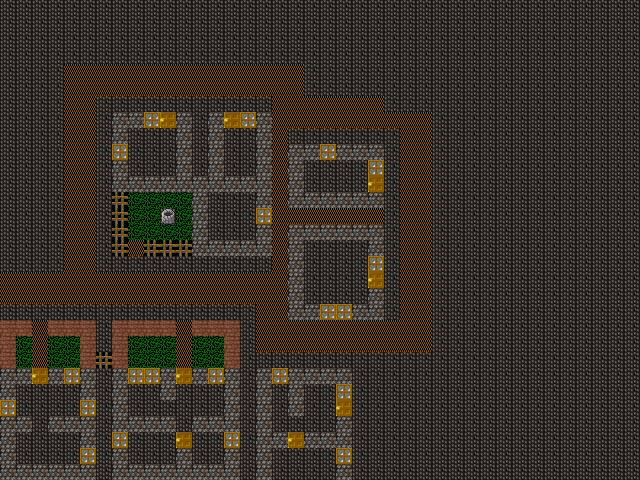

The image is a tile-based game level rendered from a .tmx file. Its description and source (layers, tilesets, objects; grid data summarised) follow:
An orthogonal 40x30 tile map with 16x16 px tiles, 1 tile layer (Tile Layer 1).

<map version="1.0" orientation="orthogonal" width="40" height="30" tilewidth="16" tileheight="16">
 <tileset firstgid="1" name="TE" tilewidth="16" tileheight="16">
  <image source="../images/tetiles.png" />
 </tileset>
 <layer name="Tile Layer 1" width="40" height="30">
  <data>[1200 cells, 1200 non-empty, 9 distinct tile ids]</data>
 </layer>
</map>
